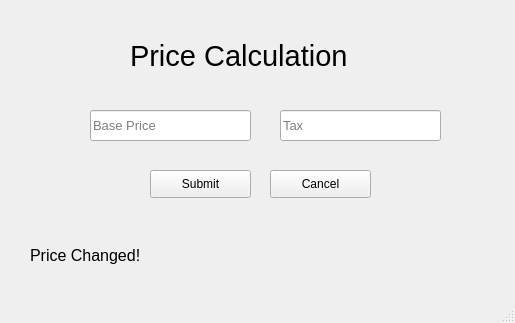
<?xml version="1.0" encoding="UTF-8"?>
<ui version="4.0">
 <class>price_calc</class>
 <widget class="QMainWindow" name="price_calc">
  <property name="geometry">
   <rect>
    <x>0</x>
    <y>0</y>
    <width>515</width>
    <height>323</height>
   </rect>
  </property>
  <property name="windowTitle">
   <string>MainWindow</string>
  </property>
  <widget class="QWidget" name="centralwidget">
   <widget class="QLineEdit" name="baseprice">
    <property name="geometry">
     <rect>
      <x>90</x>
      <y>110</y>
      <width>161</width>
      <height>31</height>
     </rect>
    </property>
    <property name="font">
     <font>
      <pointsize>10</pointsize>
     </font>
    </property>
    <property name="text">
     <string/>
    </property>
    <property name="placeholderText">
     <string>Base Price</string>
    </property>
   </widget>
   <widget class="QLabel" name="price_calc_label">
    <property name="geometry">
     <rect>
      <x>130</x>
      <y>30</y>
      <width>271</width>
      <height>51</height>
     </rect>
    </property>
    <property name="font">
     <font>
      <pointsize>22</pointsize>
     </font>
    </property>
    <property name="text">
     <string>Price Calculation</string>
    </property>
   </widget>
   <widget class="QLabel" name="pricechanged_label">
    <property name="geometry">
     <rect>
      <x>30</x>
      <y>240</y>
      <width>181</width>
      <height>31</height>
     </rect>
    </property>
    <property name="font">
     <font>
      <pointsize>12</pointsize>
     </font>
    </property>
    <property name="text">
     <string>Price Changed!</string>
    </property>
   </widget>
   <widget class="QLineEdit" name="tax">
    <property name="geometry">
     <rect>
      <x>280</x>
      <y>110</y>
      <width>161</width>
      <height>31</height>
     </rect>
    </property>
    <property name="font">
     <font>
      <pointsize>10</pointsize>
     </font>
    </property>
    <property name="placeholderText">
     <string>Tax</string>
    </property>
   </widget>
   <widget class="QPushButton" name="submit">
    <property name="geometry">
     <rect>
      <x>150</x>
      <y>170</y>
      <width>101</width>
      <height>28</height>
     </rect>
    </property>
    <property name="text">
     <string>Submit</string>
    </property>
   </widget>
   <widget class="QPushButton" name="back">
    <property name="geometry">
     <rect>
      <x>270</x>
      <y>170</y>
      <width>101</width>
      <height>28</height>
     </rect>
    </property>
    <property name="text">
     <string>Cancel</string>
    </property>
   </widget>
  </widget>
  <widget class="QStatusBar" name="statusbar"/>
 </widget>
 <resources/>
 <connections/>
</ui>
